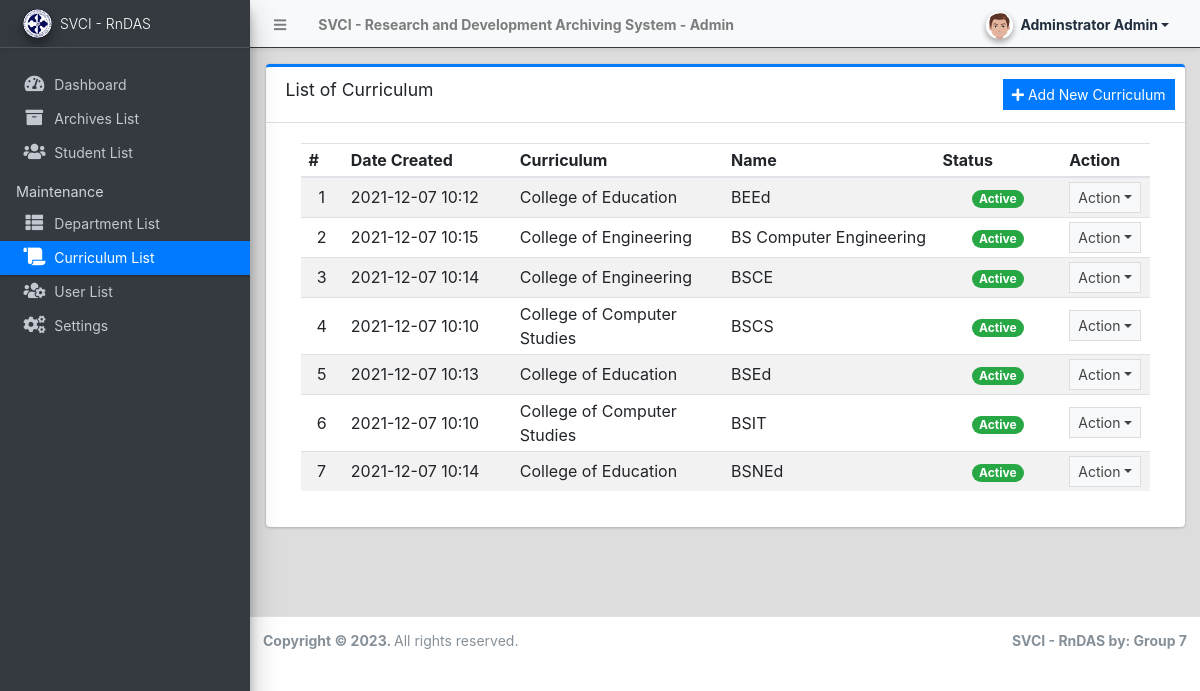
The app's page /admin/?page=curriculum (signed in), older data.
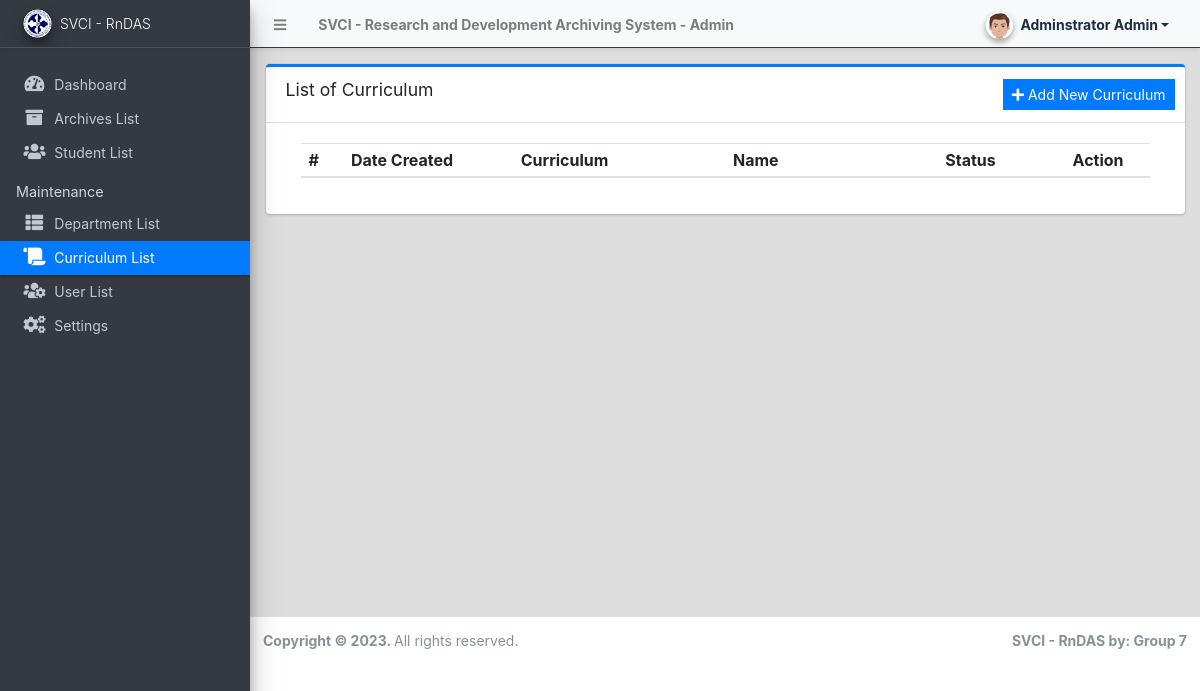
The same page, newer data.
### tables this page shows
CREATE TABLE `curriculum_list` (
  `id` int(30) NOT NULL,
  `department_id` int(30) NOT NULL,
  `name` text NOT NULL,
  `description` text NOT NULL,
  `status` tinyint(1) NOT NULL DEFAULT 1,
  `date_created` datetime NOT NULL DEFAULT current_timestamp(),
  `date_updated` datetime DEFAULT NULL ON UPDATE current_timestamp()
);

CREATE TABLE `department_list` (
  `id` int(30) NOT NULL,
  `name` text NOT NULL,
  `description` text NOT NULL,
  `status` tinyint(1) NOT NULL DEFAULT 1,
  `date_created` datetime NOT NULL DEFAULT current_timestamp(),
  `date_updated` datetime DEFAULT NULL ON UPDATE current_timestamp()
);

### admin/curriculum/index.php (the view, shortened to what this page needs)
<div class="card card-outline card-primary">
	<div class="card-header">
		<h3 class="card-title">List of Curriculum</h3>
		<div class="card-tools">
			<a href="javascript:void(0)" id="create_new" class="btn btn-flat btn-sm btn-primary"><span class="fas fa-plus"></span>  Add New Curriculum</a>
		</div>
	</div>
	<div class="card-body">
		<div class="container-fluid">
        <div class="container-fluid">
			<table class="table table-hover table-striped">
				<colgroup>
					<col width="5%">
					<col width="20%">
					<col width="25%">
					<col width="25%">
					<col width="15%">
					<col width="10%">
				</colgroup>
				<thead>
					<tr>
						<th>#</th>
						<th>Date Created</th>
						<th>Curriculum</th>
						<th>Name</th>
						<th>Status</th>
						<th>Action</th>
					</tr>
				</thead>
				<tbody>
					<?php
						$i = 1;
						$qry = $conn->query("SELECT c.*, d.name as department from `curriculum_list` c inner join `department_list` d on c.department_id = d.id order by c.`name` asc");
						while($row = $qry->fetch_assoc()):
					?>
						<tr>
							<td class="text-center"><?php echo $i++; ?></td>
							<td class=""><?php echo date("Y-m-d H:i",strtotime($row['date_created'])) ?></td>
							<td class=""><?php echo $row['department'] ?></td>
							<td><?php echo ucwords($row['name']) ?></td>
							<td class="text-center">
                                <?php
                                    switch($row['status']){
                                        case '1':
                                            echo "<span class='badge badge-success badge-pill'>Active</span>";
                                            break;
                                    }
                                ?>
                            </td>
							<td align="center">
								 <button type="button" class="btn btn-flat btn-default btn-sm dropdown-toggle dropdown-icon" data-toggle="dropdown">
				                  		Action
				                  </button>
							</td>
						</tr>
					<?php endwhile; ?>
				</tbody>
			</table>
		</div>
		</div>
	</div>
</div>

Row changes from the older to the newer data that the page shows:
removed curriculum_list: date_created "2021-12-07 10:12", department.name "College of Education", name "BEEd", status "Active"
removed curriculum_list: date_created "2021-12-07 10:15", department.name "College of Engineering", name "BS Computer Engineering", status "Active"
removed curriculum_list: date_created "2021-12-07 10:14", department.name "College of Engineering", name "BSCE", status "Active"
removed curriculum_list: date_created "2021-12-07 10:10", department.name "College of Computer Studies", name "BSCS", status "Active"
removed curriculum_list: date_created "2021-12-07 10:13", department.name "College of Education", name "BSEd", status "Active"
removed curriculum_list: date_created "2021-12-07 10:10", department.name "College of Computer Studies", name "BSIT", status "Active"
removed curriculum_list: date_created "2021-12-07 10:14", department.name "College of Education", name "BSNEd", status "Active"
